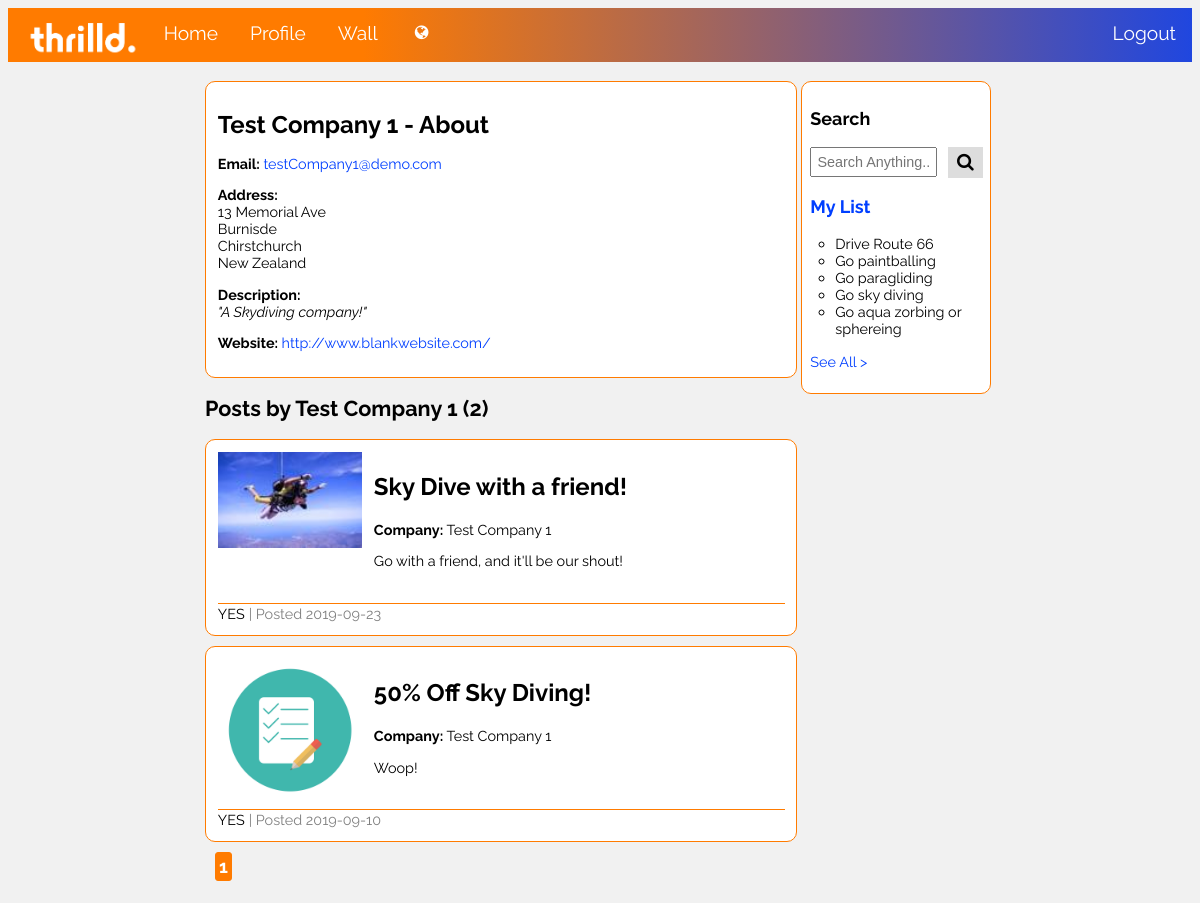
The page /Test Company 1 (signed in) on the database its author committed.
### app/models.py (models this page shows, shortened)
class Service(db.Model):
  __tablename__ = 'service'
  id = db.Column(db.Integer, primary_key=True)
  user_id = db.Column(db.Integer, db.ForeignKey('user.id'), nullable=False)
  name = db.Column(db.String(160), db.ForeignKey('user.name'), nullable=False)
  email = db.Column(db.String(240), db.ForeignKey('user.email'), unique=True, nullable=False )
  password = db.Column(db.String, nullable=False)
  address_number = db.Column(db.Integer, nullable=False)
  address_street = db.Column(db.String(240), nullable=False)
  address_suburb = db.Column(db.String(240))
  address_city = db.Column(db.String(240), nullable=False)
  address_country = db.Column(db.String(160), nullable=False)
  keywords =db.Column(db.String(1000), nullable=False)
  description = db.Column(db.String(2000), nullable=False)
  web_link = db.Column(db.String(2000))

class Service_Post(db.Model):
  __tablename__ = 'service_post'
  id = db.Column(db.Integer, primary_key=True)
  title = db.Column(db.String(100), nullable=False)
  date_posted = db.Column(db.String(10), nullable=False, default=datetime.date.today())
  content = db.Column(db.String(2000), nullable=False)
  post_picture = db.Column(db.String(20), default='defaultService.jpg')
  company = db.Column(db.String(160), db.ForeignKey('service.name'), nullable=False) #DNPC - justify why you used this instead of db.relationship
  viewing_users = db.relationship('User', secondary=User_Post_View, backref=db.backref('posts', lazy='dynamic'), lazy= 'dynamic') #a relationship that lets me defines the posts users are viweing i.e. 'users.posts' in routes.py

class List(db.Model):
  __tablename__ = 'list'
  id = db.Column(db.Integer, primary_key=True)
  item = db.Column(db.String(1000), nullable=False)
  user_id = db.Column(db.Integer, db.ForeignKey('user.id'), nullable=False)
  date_added = db.Column(db.String(10), nullable=False, default=datetime.date.today())
  completed = db.Column(db.Integer, default=0)

### app/routes.py (the view)
@app.route('/<string:servicename>')
@login_required(type='urole')
def service_page(servicename):
    list_items = List.query.filter_by(user_id=current_user.id).first()
    if not list_items:
        return redirect(url_for('user_list'))
    date_encourage()
    page= request.args.get('page', 1, type=int)
    service=Service.query.filter_by(name=servicename).first_or_404()#Find the service with this name or return a 404 Page Not Found Error.
    service_posts = Service_Post.query.filter_by(company=servicename).order_by(Service_Post.date_posted.desc()).paginate(page=page, per_page=paginate_int) #order by will be by ratings eventually
    list_items = List.query.filter_by(user_id=current_user.id).limit(list_view_int).all()#select 10 (if none completed) list items from the users list and display them
    return render_template('service_page.html', service_posts=service_posts, service=service, list_items=list_items)

### app/models.py (called while the page is built)
@login_manager.user_loader
def load_user(user_id):
    return User.query.get(int(user_id)) #It takes the id return the corresponding user entry.

### app/routes.py (called while the page is built, shortened)
def login_required(type="ANY"): #It lets me define different roles for the users. This meant that if they were a service (srole), they could have a different home screen etc than if they were a user (urole).
    def wrapper(fn):
        @wraps(fn) # Makes the function (wraps it with) a decorator with @ so that it is just basically saying 'the login required to access this page is...'
        def decorated_view(*args, **kwargs):
            return fn(*args, **kwargs)
        return decorated_view
    return wrapper

def refresh_new_not():
    notifications =  Notification.query.filter_by(user_id=current_user.id).all()
    current_user.new_not=0 #Reset
    db.session.commit()
    for x in notifications:
        if x.checked==0: #If it hasn't been checked yet, add one to the amount of new notifications.
            current_user.new_not+=1
    db.session.commit()

### app/templates/service_page.html
{% extends 'layout.html' %} {% block content %}
<body class = 'home_bg'>
  <div class="main_feed">
    <div class = "posted_articles">
      {% if service_posts != None %}
      <div class="service_data">
        <h1>{{service.name}} - About</h1>
        <p><b>Email: </b><a class="blue_link" href="https://mail.google.com/mail/?view=cm&fs=1&tf=1&to={{service.email}}&su=RE:+Thrilld+Promotion+Query&body=Hi+{{service.name}}," target="_blank">{{service.email}}</a></p>
        <p><b>Address:</b><br>{{service.address_number}} {{service.address_street}}<br>{{service.address_suburb}}<br>{{service.address_city}}<br>{{service.address_country}}</p>
        <p><b>Description:</b><br><i>"{{service.description}}"</i></p>
        <p><b>Website: </b><a class="blue_link" href="{{service.web_link}}" target="_blank">{{service.web_link}}</a></p>
     </div>
      <h2>Posts by {{service.name}} ({{service_posts.total}})</h2>
        {% for service_post in service_posts.items %}
            <article class = "service_post">
              <div class="service_post_img">
                <img class="post_img_style" src="{{ url_for('static', filename='images/post_pics/' + service_post.post_picture)}}">
              </div>
              <div class="service_post_content">
                <h1><a href="{{ url_for('post', service_post_id=service_post.id)}}"">{{service_post.title}}</a></h1>
                <p><b>Company:</b><a href="{{url_for('service_page', servicename=service_post.company )}}"> {{service_post.company}}</a></p>
                <p>{{service_post.content | truncate(300) }}{% if service_post.content|length > 300 %}<a href="{{ url_for('post', service_post_id=service_post.id)}}"> See more >></a>{% endif %}</p>
              </div>
              <br>
              <div class="metadata">
                <a class="yes_link" href='#'>YES</a>
                <p>|  Posted {{service_post.date_posted}}</p>
              </div>
            </article>
        {% endfor %}
      {% endif %}
      <div class="pagination">
          {% for page_num in service_posts.iter_pages(left_edge=1, right_edge=1, left_current=1, right_current=2) %}
            {% if page_num %}
              {% if service_posts.page == page_num %}
                <a class="a_page active_page" href="{{url_for('service_page', servicename=service.name, page=page_num)}}">{{page_num}}</a>
              {% else %}
                <a class="a_page inactive_page" href="{{url_for('service_page', servicename=service.name, page=page_num)}}">{{page_num}}</a>
              {% endif %}
            {% else %}
            <p>...</p>
            {% endif %}
          {% endfor %}
      </div>
    </div>
    <div class="sidebar">
      <h3>Search</h3>
      <div class="search-container">
        <form action = '#'>
          <input type="text" placeholder="Search Anything...">
          <button type="submit"><i class="fa fa-search"></i></button>
        </form>
      </div>
      <h3><a href="/list">My List</a></h3>
      <p>
        <ul>
          {% for list_item in list_items %}
            {% if list_item.completed == 0 %}
              <li>{{list_item.item}}</li>
            {% endif %}
          {% endfor %}
        </ul>
        <a class="normal_text_size" href="/list"> See All > </a>
      </p>
    </div>
  </div>
</body>
{% endblock %}

### app/templates/layout.html (shortened to what this page needs)
<!doctype html>
<html>
  <head>
	   <link type='text/css' rel="stylesheet" href="/static/css/style.css?version=51">
     <link rel="stylesheet"  href="https://cdnjs.cloudflare.com/ajax/libs/font-awesome/4.7.0/css/font-awesome.min.css">
  </head>
  <body>
    <div class="grid-container">
      <div class="header-grid-item">{% include 'header.html' %}</div>
      <div class="left-grid-item"></div>
      <div class="main-grid-item">
          {% block content %}{% endblock %}
        </div>
        <div class="right-grid-item"></div>
      </div>
    </body>
</html>

### app/templates/header.html (shortened to what this page needs)
  <header>
    <nav>
      <ul class="topnav" id='myTopnav'>
        {% if current_user.is_authenticated %}
          {% if current_user.role == 'urole' %}
            <li><a id = 'logo' class = 'lfloat' href = '/'><img src="/static/images/logowhite.png" alt="Home"></a></li>
            <li><a {% if request.path == '/' %} class="lfloat active"{% endif %} class = 'lfloat'  href = '/'>Home</a></li>
            <li><a {% if request.path == '/profile' %} class="lfloat active"{% endif %} class = 'lfloat' href = '/profile'>Profile</a></li>
            <li><a {% if request.path == '/wall' %} class="lfloat active"{% endif %} class = 'lfloat' href = '/wall'>Wall</a></li>
            <li>
              <div class="notifications lfloat"><a href = "/notifications" {% if request.path == '/notifications' %} class="fa fa-globe active"{% endif %}class="fa fa-globe"></a>
              </div>
            </li>
            <li><a class = 'rfloat' href = '/logout'>Logout</a></li>
          {% endif %}
        {% endif %}
      </ul>
    </nav>
  </header>

### app/static/css/style.css (style rules this page uses)
body { color: black; font-family: 'Raleway', sans-serif; }
h1 { font-size:2vw; }
h2 { font-size:1.8vw; }
h3 { font-size: 1.5vw; }
p { font-size: 1.2vw; }
.normal_text_size { font-size: 1.2vw; }
.lfloat { float: left; }
.rfloat { float: right; }
.blue_link { color: #003fff; text-decoration: none; }
.pagination { display: inline-block; }
.a_page { margin-bottom:2%; padding: 3px; border-radius: 3px; overflow: visible; text-decoration: none; font-weight: bolder; float: left; font-size: 1.5vw; margin-right: 5px; margin-left: 10px; }
.pagination::after { content: ""; clear: both; display: table; }
.active_page { color: white; background-color: #ff7b00; border: 1px solid #ff7b00 ; }
.header-grid-item { grid-area: header; }
.left-grid-item { grid-area: left; }
.main-grid-item { grid-area: main; }
.right-grid-item { grid-area: right; }
.grid-container { display: grid; grid-template-areas: 'header header header header header header' 'left main main main main right' 'footer footer footer footer footer footer'; grid-gap: 10px; }
header { overflow: hidden; background-image: linear-gradient(to right, #ff7b00 30%, #003fff 110% ); background-color: #ff7b00; margin: 0; height: 102%; }
header ul { list-style-type: none; text-align: center; margin-top: 0; margin-bottom: 0; padding: 0; }
header li { display: inline; }
header a { display: inline-block; color: white; padding: 14px 16px; text-decoration: none; font-size: 1.2em; border-bottom: 1px solid transparent; transition: .3s; }
.notifications { color: white; display: inline-block; position: relative; padding: 2px 5px; }
#logo { margin: 0; padding: 0; }
#logo img { max-height: 3rem; overflow: hidden; margin: 0; padding-left: 10px; }
.home_bg { background-image: url(/static/images/home_bg.jpg); height: 100%; background-attachment: fixed; background-position: center; background-repeat: no-repeat; background-size: cover; background-color: #f1f1f1 }
.main_feed { width: 80%; margin:auto; overflow: hidden; }
.posted_articles { float: left; width: 75%; margin-top: 10px; }
.service_post { border: 1px solid #ff7b00; border-radius: 10px; background-color: white; padding: 2%; margin-bottom: 10px; }
.service_post a { text-decoration: none; color: black; }
.service_post_img { float: left; width: 12vw; height: 12vw; overflow: hidden; position: relative; }
.service_post_content { margin-left: 13vw; word-break: break-all; }
.post_img_style { width: 100%; position: absolute; display: block; margin: auto; }
.metadata { color: grey; border-top: 1px solid #ff7b00; width: 100% }
.metadata a, .metadata p { display: inline; font-size: 1.2vw; }
.sidebar { float: left; width: 21.8%; background-color: white; border: 1px solid #ff7b00; border-radius:10px; margin-top: 10px; margin-left: 0.5%; padding: 1%; }
.sidebar input[type=text] { float: left; padding: 3%; width: 65%; font-size: 1.2vw; }
.sidebar .search-container button { float: right; display:inline-block; width: 20%; padding: 3%; background: #dddddd; font-size: 1.5vw; border: none; cursor: pointer; }
.sidebar .search-container::after { content: ""; clear: both; display: table; }
.sidebar ul { list-style-type: circle; }
.sidebar a { text-decoration: none; color: #003fff; }
.sidebar ul { font-size: 1.2vw; padding-left: 25px; }
.service_data { border: 1px solid #ff7b00; border-radius: 10px; background-color: white; padding: 2%; margin-bottom: 10px; }

### rows shown on the page
Service: name "Test Company 1", email "testCompany1@demo.com", address_number "13", address_street "Memorial Ave", address_suburb "Burnisde", address_city "Chirstchurch", address_country "New Zealand", description "A Skydiving company!", web_link "http://www.blankwebsite.com/"
Service_Post: post_picture (picture), title "Sky Dive with a friend!", company "Test Company 1", content "Go with a friend, and it'll be our shout!", date_posted "2019-09-23"
Service_Post: post_picture (placeholder picture), title "50% Off Sky Diving!", company "Test Company 1", content "Woop!", date_posted "2019-09-10"
List: item "Drive Route 66"
List: item "Go paintballing"
List: item "Go paragliding"
List: item "Go sky diving"
List: item "Go aqua zorbing or sphereing"

### other values the page prints
{{ service_posts.total }} "2"
{{ page_num }} "1"
